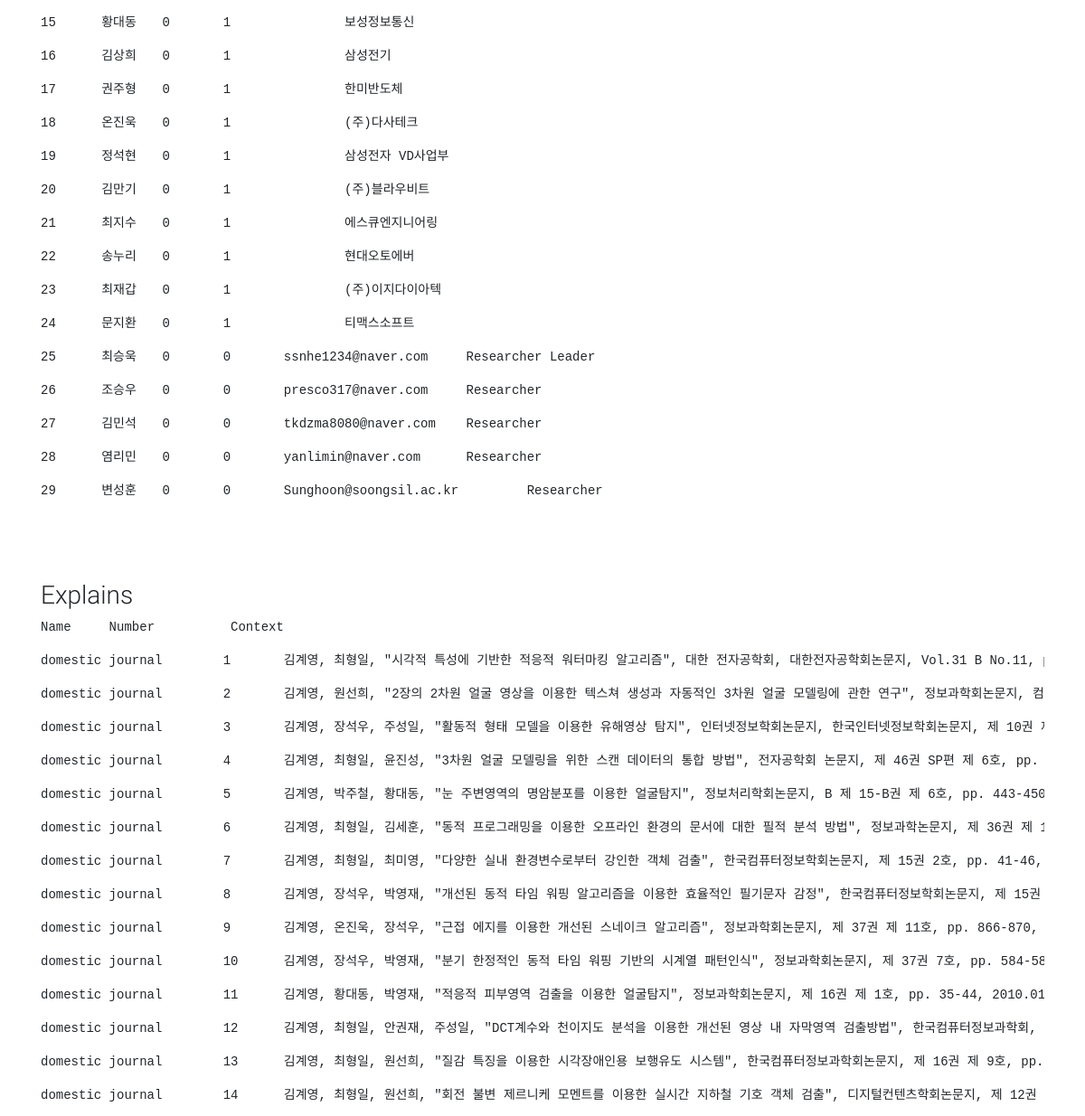
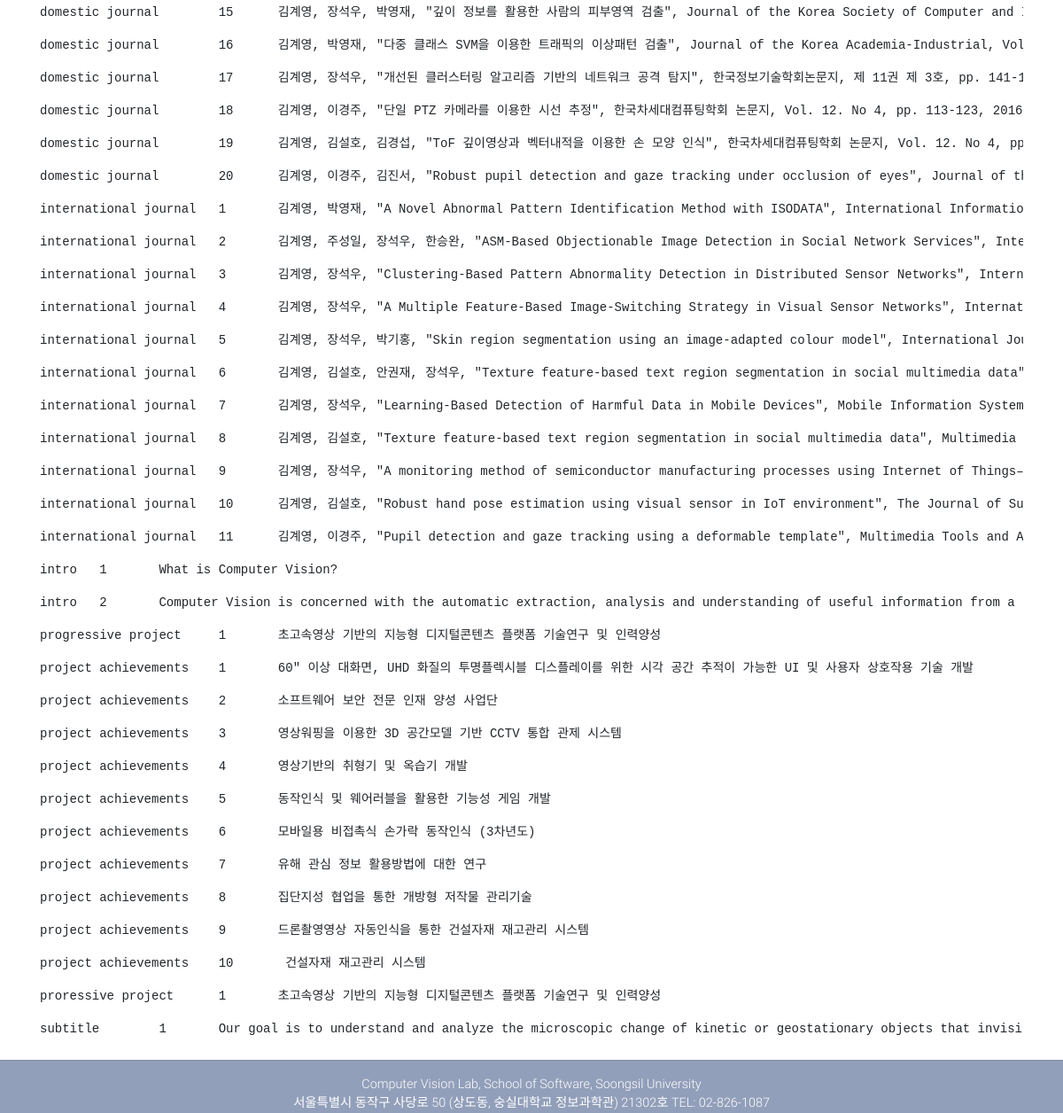
/admin (lower part), run on an earlier commit of the app's database (2 pictures, top to bottom).
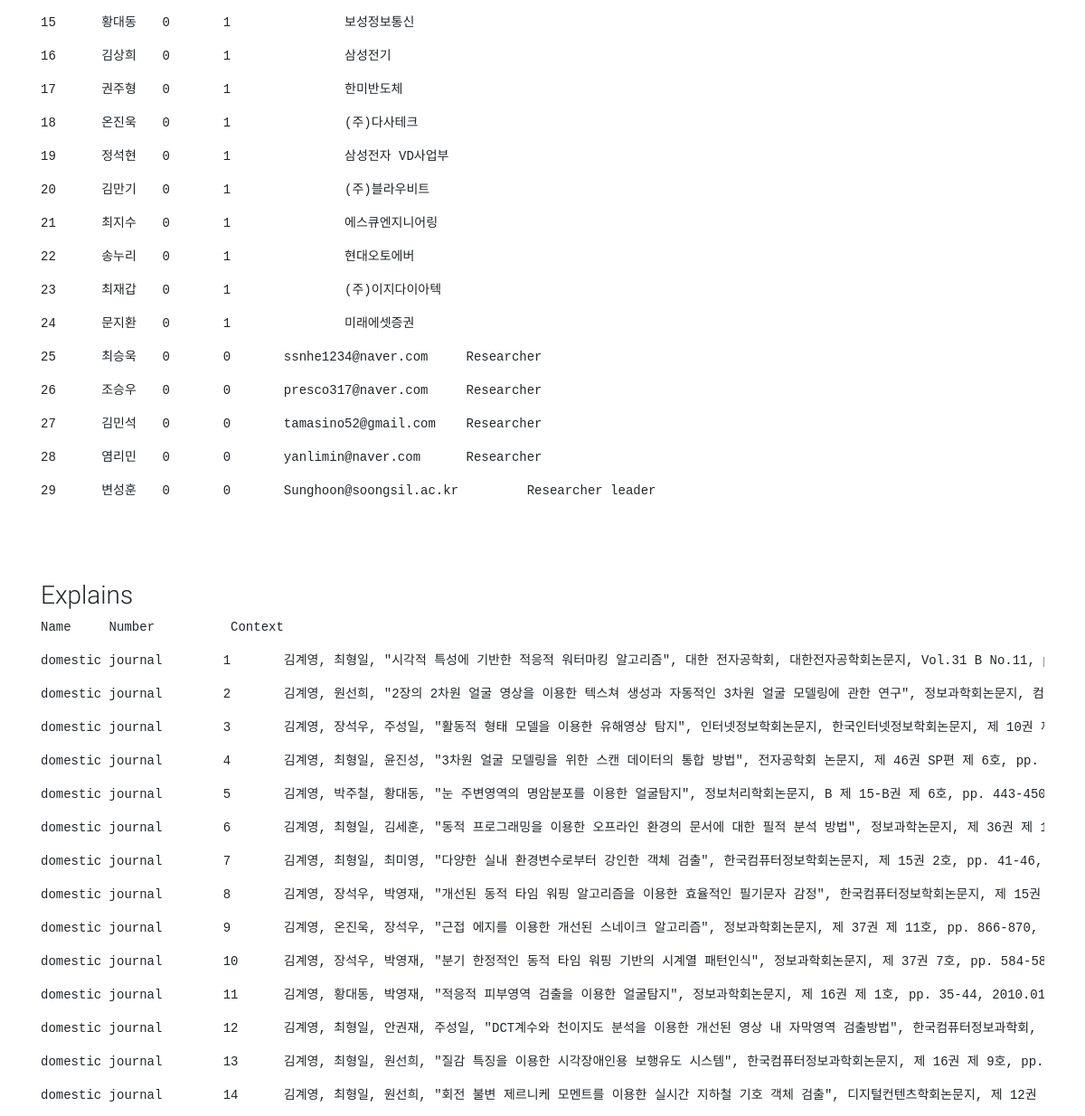
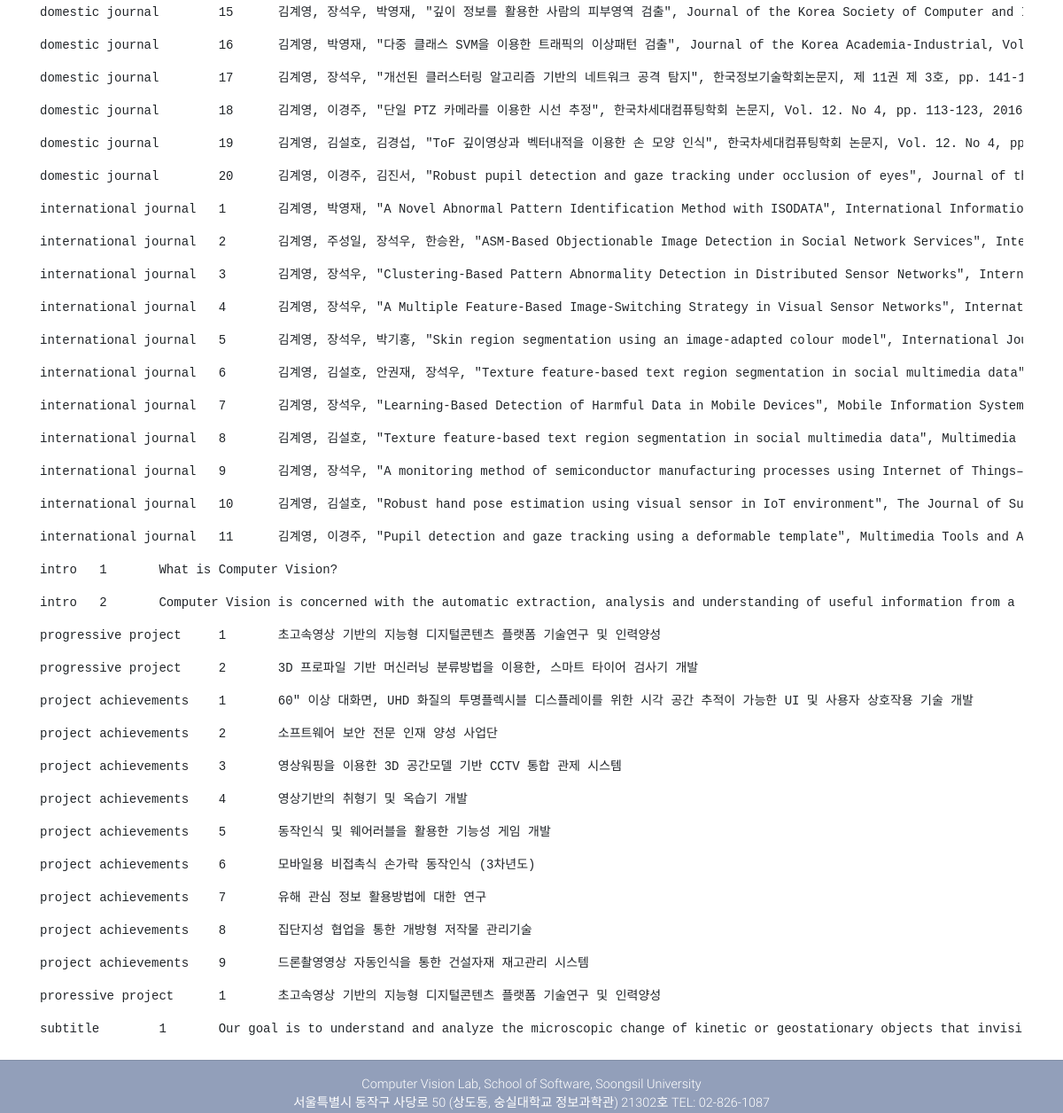
And on a later commit of the database (2 pictures, top to bottom).
### tables this page shows
CREATE TABLE member(Id int, Name text, Grade int, Alumni int, Contact text, Position text);

CREATE TABLE explains(Name text, Number int, Context text);

### __init__.py (the view)
@app.route('/admin', methods=['GET', 'POST'])
def admin():
    if request.method == 'POST':
        password = request.form['password']
        if password is  db_key:
            return redirect(url_for('admin'))
        context = request.form['context']
        with sqlite3.connect(db_path) as con:
            cur = con.cursor()
            cur.execute(context)
            con.commit()
        return redirect(url_for('admin'))
    else:
        with sqlite3.connect(db_path) as con:
            cur = con.cursor()
            cur.execute("SELECT * FROM member ORDER BY Id ASC")
            members = cur.fetchall()
            cur.execute("SELECT * FROM explains ORDER BY Name ASC")
            explains = cur.fetchall()
        return render_template('admin.html', members=members, explains=explains)

### templates/admin.html (shortened to what this page needs)
{% extends "index.html" %}
{% block content %}
    <main>
        <div class="container">
            <br><br>
            <br><br><br>
              {% for member in members %}
                  <pre>{% for info in member %}{{info}} &#9;{%  endfor  %}</pre>
              {% endfor %}
            <br><br><br>
            <h3>Explains</h3>
            <pre>Name &#9; Number &#9; Context</pre>
              {% for explain in explains %}
                  <pre>{% for info in explain %}{{info}} &#9;{% endfor %}</pre>
              {% endfor %}
        </div>
    </main>
{% endblock %}

### templates/index.html (shortened to what this page needs)
<!DOCTYPE html>
<html lang="en">
<head>
  <link href="{{ url_for('static', filename='css/bootstrap.min.css') }}" rel="stylesheet">
  <link href="{{ url_for('static', filename='css/mdb.min.css') }}" rel="stylesheet">
  <link href="{{ url_for('static', filename='css/style.min.css') }}" rel="stylesheet">
</head>
<body>
  {% block content %}
  {% endblock %}
  <footer class="page-footer text-center font-small mt-4 wow fadeIn">
    <hr class="my-3">
    <p>
        Computer Vision Lab, School of Software, Soongsil University<br>
        서울특별시 동작구 사당로 50 (상도동, 숭실대학교 정보과학관) 21302호 TEL: 02-826-1087
    </p>
  </footer>
</body>
</html>

### templates/index.html (style rules this page uses)
html, body, header, .carousel { height: 60vh; }

What changed in the data, as far as the page shows it:
removed explains: Name "project achievements", explain "10", Context "건설자재 재고관리 시스템"
changed member "문지환": Position "티맥스소프트" → "미래에셋증권"
changed member "최승욱": Position "Researcher Leader" → "Researcher"
changed member "김민석": Contact "tkdzma8080@naver.com" → "tamasino52@gmail.com"
changed member "변성훈": Position "Researcher" → "Researcher leader"
added explains: Name "progressive project", explain "2", Context "3D 프로파일 기반 머신러닝 분류방법을 이용한, 스마트 타이어 검사기 개발"
